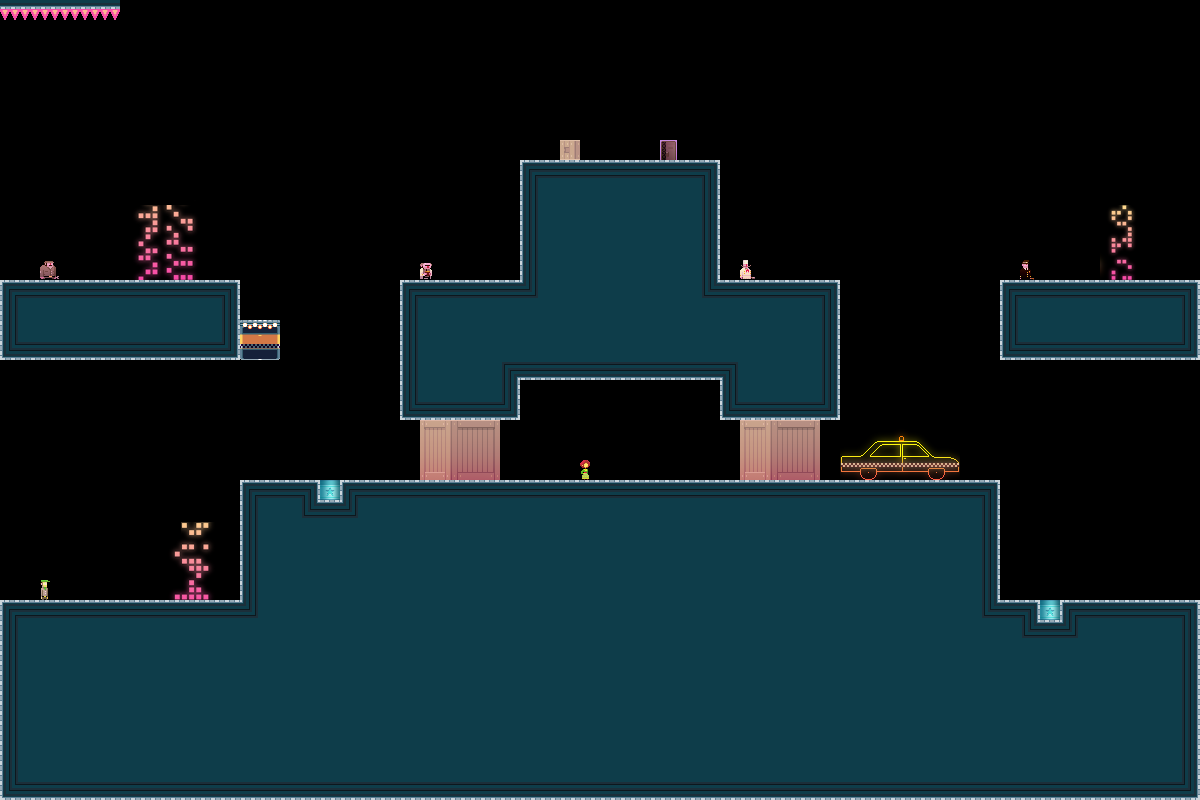

This is a level from a 2D game, rendered from its Tiled map with the project's own tilesets. A one-line summary and the map file follow, with tile-layer data summarised:
An orthogonal 60x40 tile map with 20x20 px tiles, 3 tile layers (bg, bg2, dontAutoLoad_sprites) and 1 object.

<map version="1.0" orientation="orthogonal" width="60" height="40" tilewidth="20" tileheight="20">
 <tileset firstgid="1" name="tiles_newyork" tilewidth="20" tileheight="20">
  <image source="../../../../XNAModeContent/Lemonade/tiles_newyork.png" width="400" height="400" />
  <terraintypes>
   <terrain name="solid" tile="-1" />
  </terraintypes>
  <tile id="8" terrain=",,,0" />
  <tile id="9" terrain=",,0,0" />
  <tile id="10" terrain=",,0,0" />
  <tile id="11" terrain=",,0,0" />
  <tile id="12" terrain=",,0,0" />
  <tile id="13" terrain=",,0,0" />
  <tile id="14" terrain=",,0," />
  <tile id="15" terrain="0,0,0," />
  <tile id="16" terrain="0,0,,0" />
  <tile id="28" terrain=",0,,0" />
  <tile id="34" terrain="0,,0," />
  <tile id="35" terrain="0,,0,0" />
  <tile id="36" terrain=",0,0,0" />
  <tile id="48" terrain=",0,,0" />
  <tile id="54" terrain="0,,0," />
  <tile id="68" terrain=",0,,0" />
  <tile id="74" terrain="0,,0," />
  <tile id="88" terrain=",0,,0" />
  <tile id="94" terrain="0,,0," />
  <tile id="108" terrain=",0,,0" />
  <tile id="114" terrain="0,,0," />
  <tile id="128" terrain=",0,," />
  <tile id="129" terrain="0,0,," />
  <tile id="130" terrain="0,0,," />
  <tile id="131" terrain="0,0,," />
  <tile id="132" terrain="0,0,," />
  <tile id="133" terrain="0,0,," />
  <tile id="134" terrain="0,,," />
  <tile id="194" terrain="0,0,0,0" />
  <tile id="356">
   <properties>
    <property name="LargeCrate" value="" />
   </properties>
  </tile>
  <tile id="380">
   <properties>
    <property name="Andre" value="" />
   </properties>
  </tile>
  <tile id="381">
   <properties>
    <property name="Liselot" value="" />
   </properties>
  </tile>
  <tile id="382">
   <properties>
    <property name="Amsterdaam" value="" />
   </properties>
  </tile>
  <tile id="383">
   <properties>
    <property name="Worker" value="" />
   </properties>
  </tile>
  <tile id="384">
   <properties>
    <property name="Inspector" value="" />
   </properties>
  </tile>
  <tile id="385">
   <properties>
    <property name="Chef" value="" />
   </properties>
  </tile>
  <tile id="386">
   <properties>
    <property name="Exit" value="" />
   </properties>
  </tile>
  <tile id="387">
   <properties>
    <property name="Trampoline" value="" />
   </properties>
  </tile>
  <tile id="388">
   <properties>
    <property name="SmallCrate" value="" />
   </properties>
  </tile>
  <tile id="389">
   <properties>
    <property name="SugarBag" value="" />
   </properties>
  </tile>
 </tileset>
 <layer name="bg" width="60" height="40">
  <data>[2400 cells, 1160 non-empty, 60 distinct tile ids]</data>
 </layer>
 <layer name="bg2" width="60" height="40">
  <data>[2400 cells, 60 non-empty, 60 distinct tile ids]</data>
 </layer>
 <layer name="dontAutoLoad_sprites" width="60" height="40">
  <data>[2400 cells, 34 non-empty, 21 distinct tile ids]</data>
 </layer>
 <objectgroup name="dontAutoLoad_death" width="60" height="40">
  <object x="0" y="0" width="120" height="20" />
 </objectgroup>
</map>